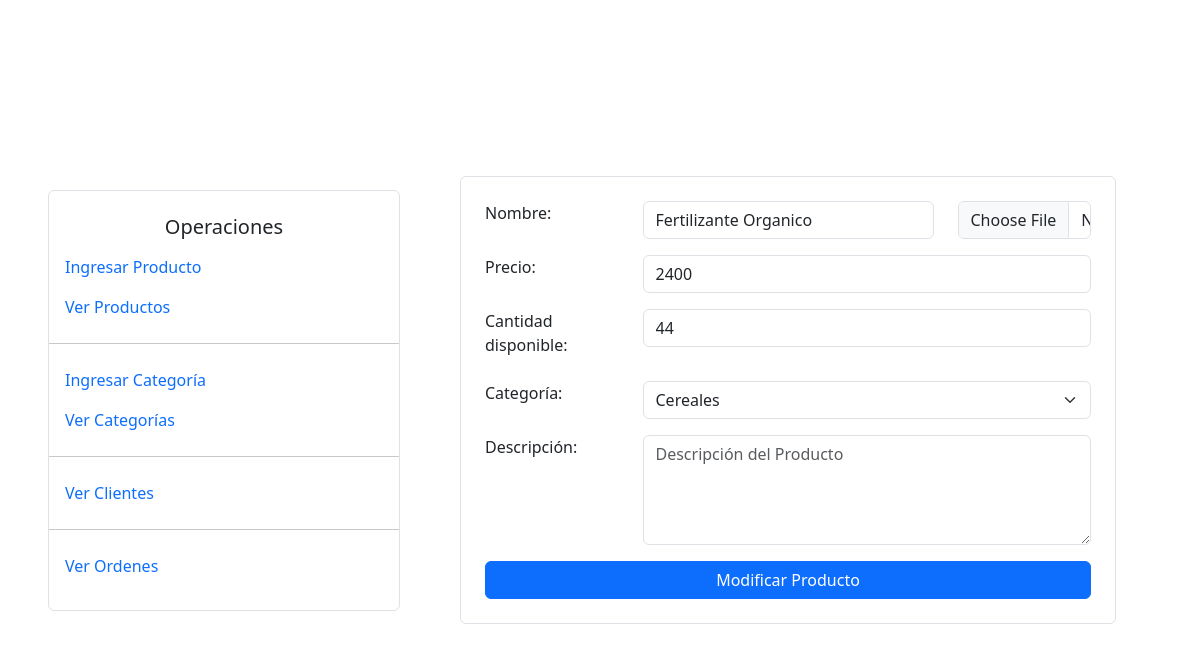
Screenshot of /admin/home/ver_producto/modificar.php?id=30 with the database file from the repository.
### tables this page shows
CREATE TABLE `productos` (
  `Id` int(11) NOT NULL,
  `Nombre` text NOT NULL,
  `Precio` double NOT NULL,
  `Cantidad` int(11) NOT NULL,
  `Descripcion` text NOT NULL,
  `Imagen` longblob NOT NULL,
  `Categoria_id` int(11) NOT NULL
);

### admin/home/ver_producto/modificar.php (the view, shortened to what this page needs)
<?php require_once ROOT_PATH . '/db.php' ?>
<?php require_once ROOT_PATH . '/includes/head.php' ?>
    <div class="container-fluid px-md-5">
        <div class="row vh-100 align-items-center justify-content-sm-center">
            <?php require_once ROOT_PATH . '/components/nav.php' ?>
            <div class="col-12 col-sm-10 col-md-8 px-md-5">
                <?php
                $id = $_REQUEST['id'];
                $producto = mysqli_fetch_array(mysqli_query($conn, "SELECT * FROM productos WHERE productos.id = $id"));
                ?>
                <form class="border rounded p-4 mt-5 mt-md-0" action="modificar.php" method="post" enctype="multipart/form-data">
                    <div class="row mb-3">
                        <label for="" class="col-md-3 form-label">Nombre:</label>
                        <div class="col-md-6">
                            <input type="text" name="nombre" id="nombre" placeholder="Nombre del Producto" class="form-control" required value="<?= $producto['Nombre']?>">
                        </div>
                        <div class="col-md-3">
                            <input type="file" class="form-control" name="imagen" id="imagen" required>
                        </div>
                    </div>
                    <div class="row mb-3">
                        <label for="" class="col-md-3 form-label">Precio:</label>
                        <div class="col-md-9">
                            <input type="number" name="precio" id="precio" placeholder="Precio del Producto" class="form-control" required value="<?= $producto['Precio']?>">
                        </div>
                    </div>
                    <div class="row mb-3">
                        <label for="" class="col-md-3 form-label">Cantidad disponible:</label>
                        <div class="col-md-9">
                            <input type="number" name="cantidad" id="cantidad" placeholder="Cantidad Disponible" class="form-control" required value="<?= $producto['Cantidad']?>">
                        </div>
                    </div>
                    <div class="row mb-3">
                        <label for="categoria" class="col-md-3 form-label">Categoría:</label>
                        <div class="col-md-9">
                            <select name="categoria" id="categoria" class="form-select">
                                <?php
                                $categorias = mysqli_query($conn, "SELECT * FROM categorias");
                                while($categoria = mysqli_fetch_array($categorias)) {?>
                                    <option value="<?= $categoria['Id']?>"><?= $categoria['Nombre']?></option>
                                <?php }?>
                            </select>
                        </div>
                    </div>
                    <div class="row mb-3">
                        <label for="descripcion" class="col-md-3 form-label">Descripción:</label>
                        <div class="col-md-9">
                            <textarea name="descripcion" id="descripcion" placeholder="Descripción del Producto" class="form-control" rows="4"></textarea>
                        </div>
                    </div>
                    <div class="d-grid mt-3">
                        <button class="btn btn-primary" type="submit">
                            Modificar Producto
                        </button>
                    </div>
                </form>
            </div>
        </div>
    </div>
</body>
</html>

### rows the page displays
productos: nombre "Fertilizante Organico", precio "2400", cantidad "44"

### other values shown
form field categoria "Cereales"
